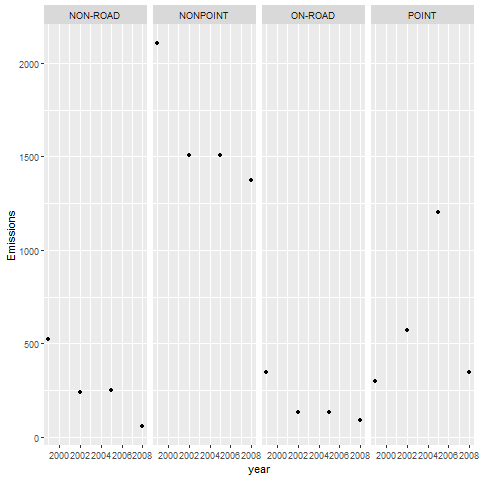

Recreate this plot in R.
library(ggplot2)
library(dplyr)
newh <- h %>%
group_by(year,type) %>%
summarise(Emissions=sum(Emissions))
png(file="D:/DS/Project/exdata/plot3.png",
width=480, height=480)
ggplot(data = newh, mapping = aes(x=year, y=Emissions))+geom_point()+facet_grid(~type)
dev.off()
